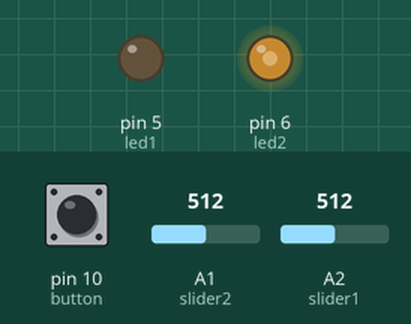
This sketch was run on a simulated Arduino Uno, built with avr-gcc and run on an emulated ATmega328P. Shown: output pins drawn as LEDs (lit = HIGH). The inputs (shaded band) are chosen by the test bench; at power-on: A1 (slider2) = 512, pin 10 (button) LOW, A2 (slider1) = 512.

Above: at 1.2 s.
1.3 s: A1 (slider2) set to 716
At 2.3 s:
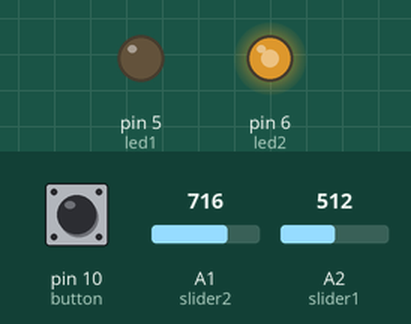
2.8 s: pin 10 (button) pulled HIGH for 0.15 s
At 3.5 s:
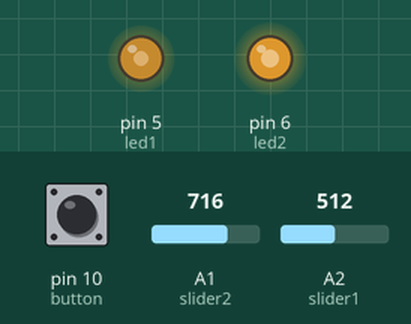
4.4 s: A1 (slider2) set to 900
At 4.7 s:
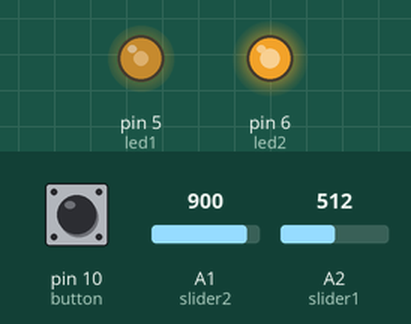
5.9 s: A1 (slider2) set to 511
At 7.0 s:
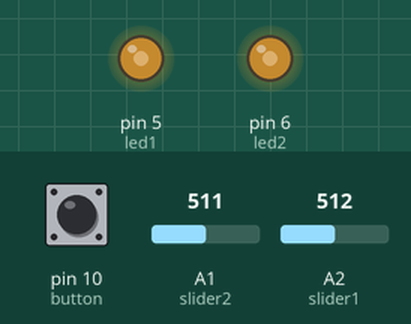
7.4 s: A1 (slider2) set to 122
At 8.2 s:
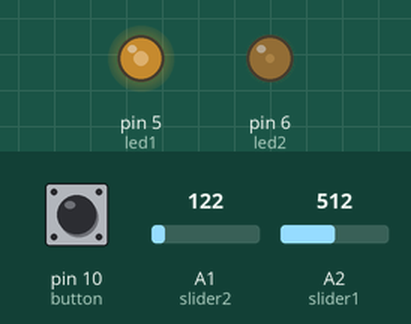
8.9 s: A1 (slider2) set to 0
At 9.3 s:
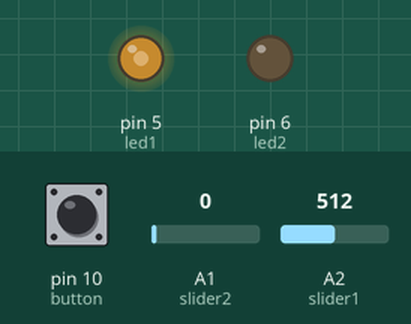
Timing chart, 0 to 11.4 s (numbered marks = the images above; inputs shaded):
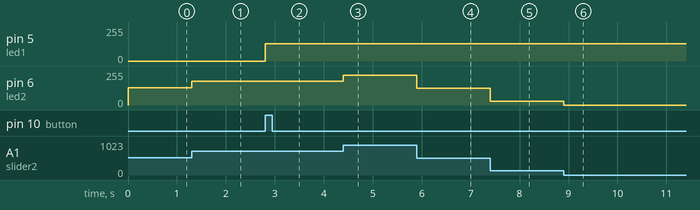

The sketch:

ifexample_6.ino
```cpp
int button = 10;

int led1 = 5;
int led2 = 6;

int slider1 = 2;
int slider2 = 1;

void setup () {
  pinMode(button, INPUT);
  pinMode(slider1, INPUT);
  pinMode(slider2, INPUT);

  pinMode(led1, OUTPUT);
  pinMode(led2, OUTPUT);
}

void loop () {
  int value = digitalRead(button);
  if (value == HIGH) {
    int brightness1 = analogRead(slider1) / 4;
    analogWrite(led1, brightness1);
  }
  else {
    int brightness2 = analogRead(slider2) / 4;
    analogWrite(led2, brightness2);
  }
}
```

Measured:
- after the input at 1.3 s, pin 6 (led2): 128/255 → 179/255 at once
- after the input at 2.8 s, pin 5 (led1): 0/255 → 128/255 at once
- after the input at 4.4 s, pin 6 (led2): 179/255 → 225/255 at once
- after the input at 5.9 s, pin 6 (led2): 225/255 → 127/255 at once
- after the input at 7.4 s, pin 6 (led2): 127/255 → 30/255 at once
- after the input at 8.9 s, pin 6 (led2): 30/255 → 0/255 at once
